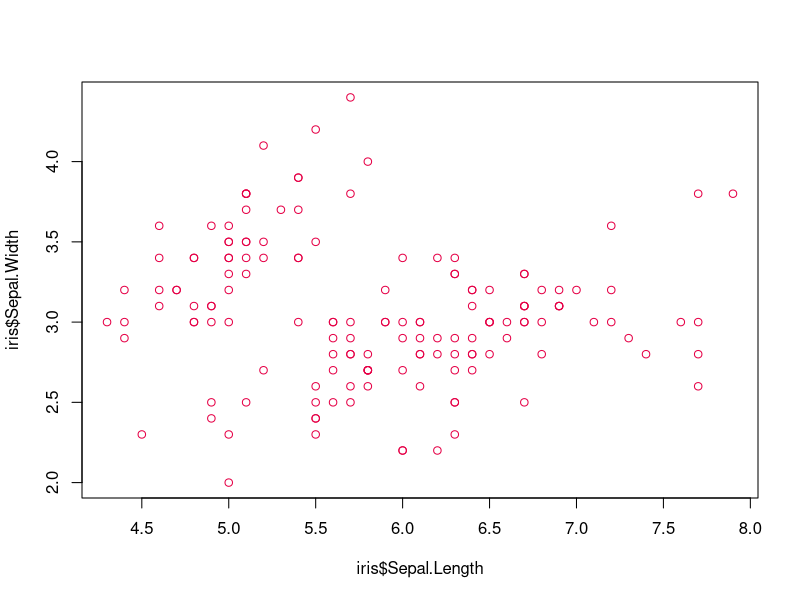
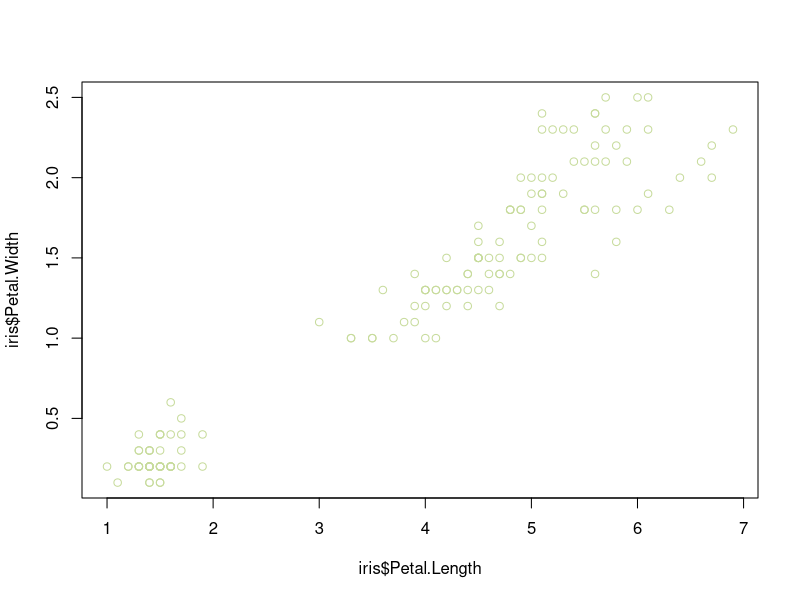
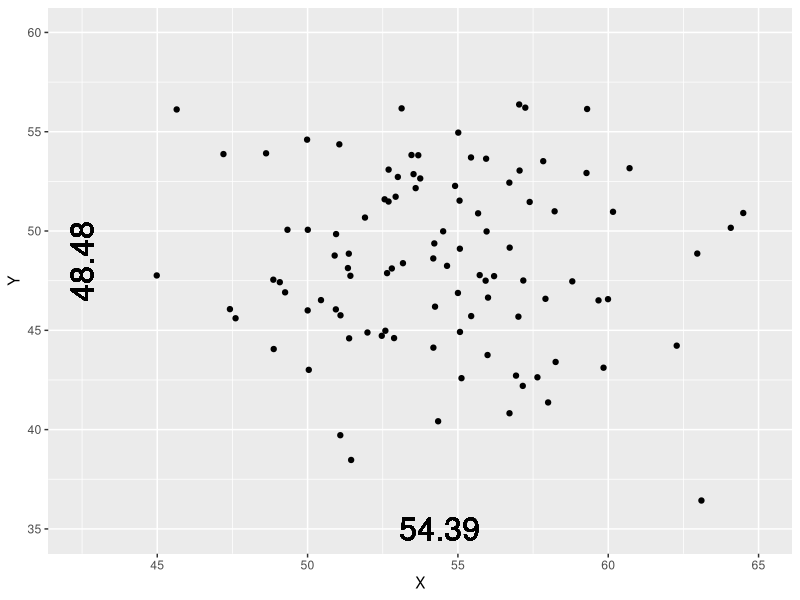
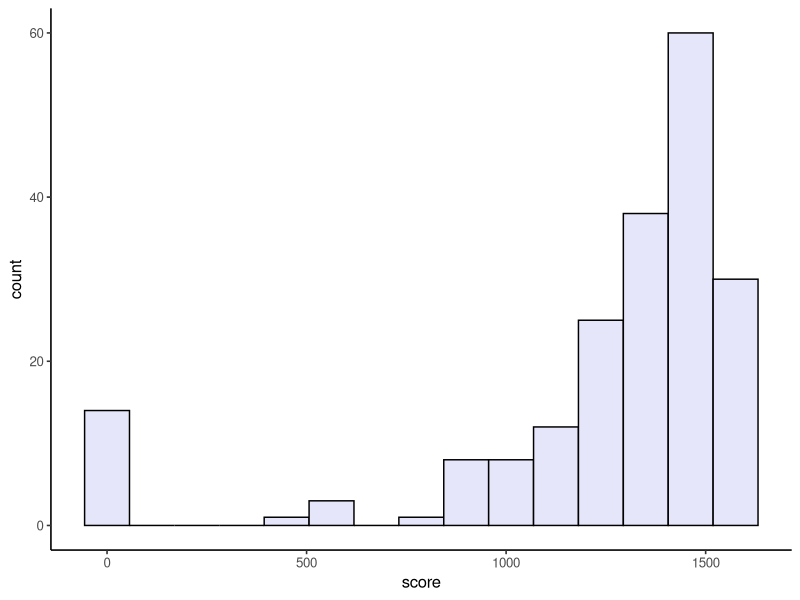
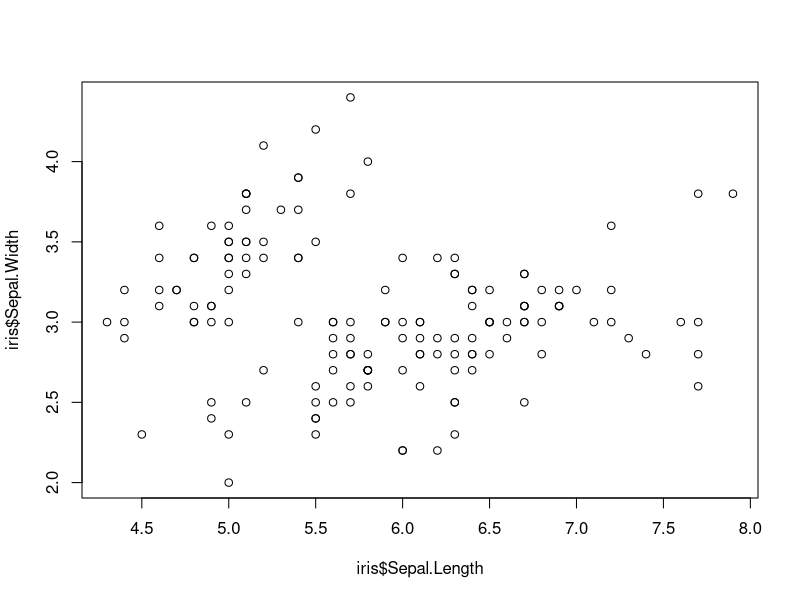
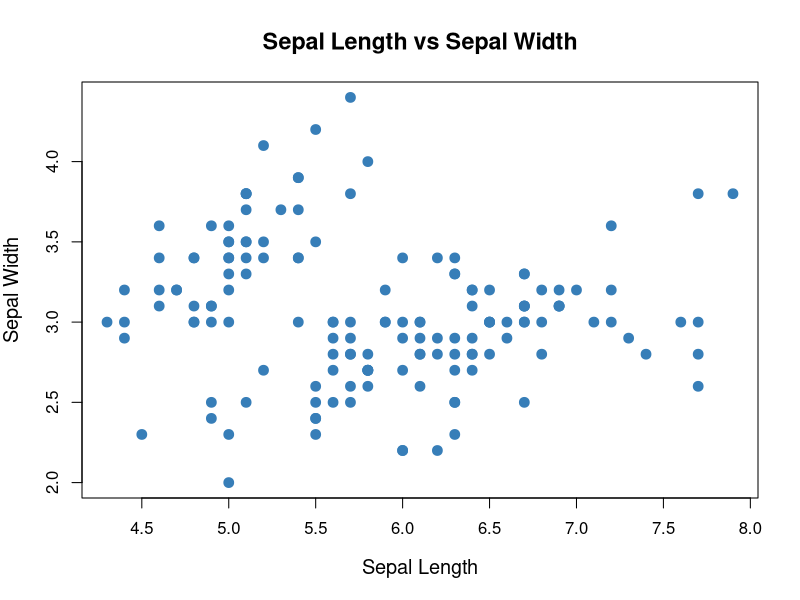
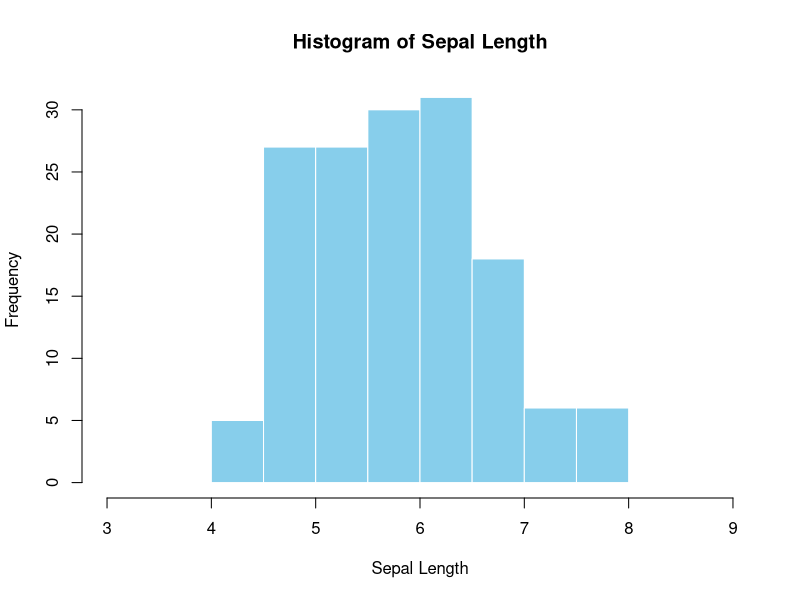
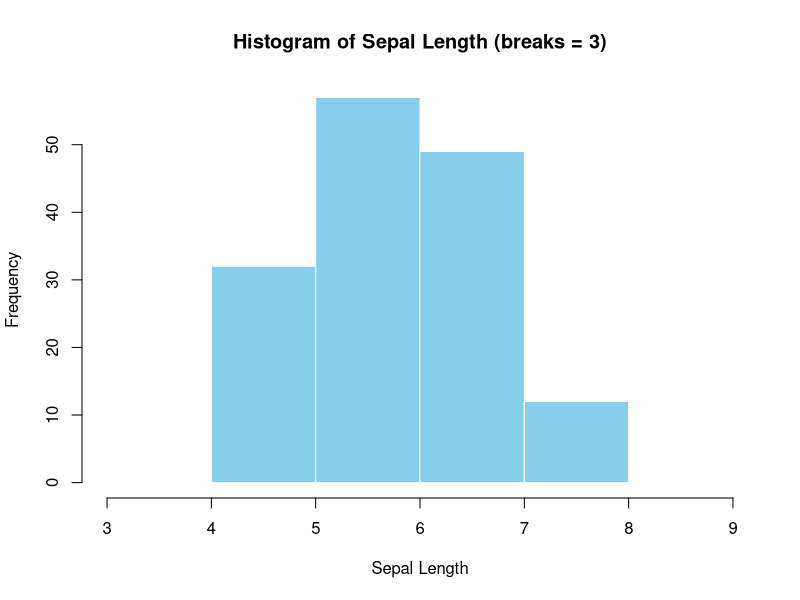

These figures' R source, in order:
## ---- chunk 1

knitr::opts_chunk$set(echo = T)

## ---- chunk 2
#| fig-width: 4
#| fig-height: 3
#| layout-ncol: 2
plot(iris$Sepal.Length, iris$Sepal.Width,
     col = "#E50046")

plot(iris$Petal.Length, iris$Petal.Width,
     col = "#C7DB9C")
## ---- chunk 3
here::here()

here::here("lab 2", "cat.png")
## ---- chunk 4
c(0, 2, 2, 4)
## ---- chunk 5
c(0, 1, 2, 3)
## ---- chunk 6
head(iris)
## ---- chunk 7
c(2, 3, 12, 4, 4)
## ---- chunk 8
c(2, 3, 12, 4, 4)

## ---- chunk 9
c(2, 3, 12, 4, 4)[order(c(2, 3, 12, 4, 4))][(length(c(2, 3, 12, 4, 4)) + 1) / 2]
## ---- chunk 10
c(2, 3, 12, 4, 4)

## ---- chunk 11
# note from jess: considering switching to just showing table()

c(2, 3, 12, 4, 4)

mode_func <- function(x) {
  sort(table(x), decreasing = T)[1]
}

## ---- chunk 12
X_mean <- 54.26
Y_mean <- 47.83

X_sd <- 16.76
Y_sd <- 26.93

cor <- -0.06
## ---- chunk 13
#| fig-width: 4
#| fig-height: 3
#| fig-align: center

library(tidyverse)

data <- as.data.frame(MASS::mvrnorm(n = 100,
                      mu = c(X_mean, Y_mean),
                      Sigma = matrix(c(17.76, -0.06,
                                       -0.06, 26.92), 
                                    2, 2)))

ggplot(data, aes(x = V1, y = V2)) +
  geom_point() +
  geom_text(label = round(mean(data$V1), 2), x = mean(data$V1), y = 35, size = 8) +
  geom_text(label = round(mean(data$V2), 2), x = 42.5, y = mean(data$V2), angle = 90, size = 8) +
  labs(x = "X", y = "Y") +
  coord_cartesian(xlim = c(42.5, 65), ylim = c(35, 60), clip = "off")

## ---- chunk 14
#| fig-width: 4
#| fig-height: 3

SAT_scores <- data.frame(student = 1:200,
                         score = round(1600 - rlnorm(200, meanlog = log(200), sdlog = 0.8))) 
SAT_scores$score[SAT_scores$score < 400] <- 0
SAT_scores$score[SAT_scores$score > 1600] <- 0
SAT_scores$score[sample(SAT_scores$student, 10)] <- 0

SAT_scores %>% 
  ggplot(aes(x = score)) +
  geom_histogram(bins = 15, fill = "lavender", color = "black") +
  theme_classic(base_size = 12)

## ---- chunk 15
#| fig-width: 5
#| fig-height: 3.5
plot(iris$Sepal.Length, iris$Sepal.Width)

## ---- chunk 16
#| fig-width: 5
#| fig-height: 3.5
plot(iris$Sepal.Length, iris$Sepal.Width,
     pch = 19,                 # solid circles
     col = "#377EB8",           # pleasant blue
     cex = 1.3,                 # slightly larger points
     xlab = "Sepal Length",     # cleaner label
     ylab = "Sepal Width",
     main = "Sepal Length vs Sepal Width",
     cex.lab = 1.2,             # bigger axis labels
     cex.main = 1.4,            # bigger title
     font.main = 2)             # bold title
## ---- chunk 17
#| fig-width: 5
#| fig-height: 4
hist(iris$Sepal.Length,
     breaks = 7,
     main = "Histogram of Sepal Length",
     xlab = "Sepal Length",
     xlim = c(3, 9),
     border = "white",
     col = "skyblue")
## ---- chunk 18
#| fig-width: 5
#| fig-height: 4
hist(iris$Sepal.Length,
     breaks = 3,
     main = "Histogram of Sepal Length (breaks = 3)",
     xlab = "Sepal Length",
     xlim = c(3, 9),
     border = "white",
     col = "skyblue")
## ---- chunk 19
#| fig-width: 5
#| fig-height: 4
hist(iris$Sepal.Length,
     breaks = 10,
     main = "Histogram of Sepal Length (breaks = 10)",
     xlab = "Sepal Length",
     xlim = c(3, 9),
     border = "white",
     col = "skyblue")
## ---- chunk 20
#| fig-width: 5
#| fig-height: 4
hist(iris$Sepal.Length,
     breaks = 20,
     main = "Histogram of Sepal Length (breaks = 20)",
     xlab = "Sepal Length",
     xlim = c(3, 9),
     border = "white",
     col = "skyblue")
## ---- chunk 21
#| fig-width: 5
#| fig-height: 4
hist(iris$Sepal.Length,
     breaks = 100,
     main = "Histogram of Sepal Length (breaks = 100)",
     xlab = "Sepal Length",
     xlim = c(3, 9),
     border = "white",
     col = "skyblue")
## ---- chunk 22
#| fig-height: 3
#| fig-width: 15

dat <- data.frame(x = rnorm(1000))

cowplot::plot_grid(
  plotlist = list(
    ggplot(dat, aes(x = x)) +
      geom_histogram(aes(y = after_stat(density)),
                     bins = 10) +
      coord_cartesian(xlim = c(-4, 4), ylim = c(0, .5)) +
      labs(y = "Proportion") +
      cowplot::theme_cowplot(),
    
    ggplot(dat, aes(x = x)) +
      geom_histogram(aes(y = after_stat(density)),
                     bins = 50) +
      coord_cartesian(xlim = c(-4, 4), ylim = c(0, .5)) +
      labs(y = "Proportion") +
      cowplot::theme_cowplot(),
    
    ggplot(dat, aes(x = x)) +
      geom_histogram(aes(y = after_stat(density)),
                     bins = 100) +
      coord_cartesian(xlim = c(-4, 4), ylim = c(0, .5)) +
      labs(y = "Proportion") +
      cowplot::theme_cowplot(),
    
    ggplot(dat, aes(x = x)) +
      geom_histogram(aes(y = after_stat(density)),
                     bins = 100, alpha = .8) +
      stat_function(inherit.aes = FALSE, fun = dnorm,
                    n = 101, args = list(mean = 0, sd = 1),
                    xlim = c(-4, 4),
                    color = "grey35", linewidth = 2) +
      coord_cartesian(xlim = c(-4, 4), ylim = c(0, .5)) +
      labs(y = "Proportion") +
      cowplot::theme_cowplot()
  ),
  nrow = 1)
